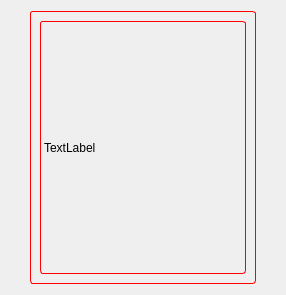
<?xml version="1.0" encoding="UTF-8"?>
<ui version="4.0">
 <class>Form</class>
 <widget class="QWidget" name="Form">
  <property name="geometry">
   <rect>
    <x>0</x>
    <y>0</y>
    <width>286</width>
    <height>295</height>
   </rect>
  </property>
  <property name="windowTitle">
   <string>Form</string>
  </property>
  <layout class="QHBoxLayout" name="horizontalLayout">
   <property name="leftMargin">
    <number>30</number>
   </property>
   <property name="rightMargin">
    <number>30</number>
   </property>
   <item>
    <widget class="QFrame" name="frame">
     <property name="styleSheet">
      <string notr="true">QFrame{border: 1px solid red;
border-radius: 3px}</string>
     </property>
     <property name="frameShape">
      <enum>QFrame::Box</enum>
     </property>
     <property name="frameShadow">
      <enum>QFrame::Raised</enum>
     </property>
     <layout class="QHBoxLayout" name="horizontalLayout_2">
      <item>
       <widget class="QLabel" name="label">
        <property name="styleSheet">
         <string notr="true">QLabel{border: 1px solid red}</string>
        </property>
        <property name="text">
         <string>TextLabel</string>
        </property>
       </widget>
      </item>
     </layout>
    </widget>
   </item>
  </layout>
 </widget>
 <resources/>
 <connections/>
</ui>
